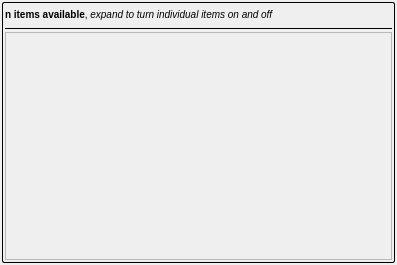
<?xml version="1.0" encoding="UTF-8"?>
<ui version="4.0">
 <class>Form</class>
 <widget class="QWidget" name="Form">
  <property name="geometry">
   <rect>
    <x>0</x>
    <y>0</y>
    <width>397</width>
    <height>265</height>
   </rect>
  </property>
  <property name="windowTitle">
   <string>Form</string>
  </property>
  <layout class="QHBoxLayout" name="horizontalLayout_2">
   <property name="margin">
    <number>2</number>
   </property>
   <item>
    <widget class="QFrame" name="main_frame">
     <property name="styleSheet">
      <string notr="true">#main_frame {
border-style: solid;
border-width: 1;
border-radius: 2px;
}</string>
     </property>
     <property name="frameShape">
      <enum>QFrame::StyledPanel</enum>
     </property>
     <property name="frameShadow">
      <enum>QFrame::Raised</enum>
     </property>
     <layout class="QVBoxLayout" name="verticalLayout" stretch="0,0,1">
      <property name="spacing">
       <number>2</number>
      </property>
      <property name="margin">
       <number>2</number>
      </property>
      <item>
       <layout class="QHBoxLayout" name="horizontalLayout" stretch="1,0">
        <item>
         <widget class="QLabel" name="section_label">
          <property name="styleSheet">
           <string notr="true">#section_label {
font-size: 10px
}</string>
          </property>
          <property name="text">
           <string>&lt;b&gt;n items available&lt;/b&gt;, &lt;i&gt;expand to turn individual items on and off&lt;/i&gt;</string>
          </property>
         </widget>
        </item>
        <item>
         <widget class="QLabel" name="expand_label">
          <property name="minimumSize">
           <size>
            <width>20</width>
            <height>20</height>
           </size>
          </property>
          <property name="baseSize">
           <size>
            <width>20</width>
            <height>20</height>
           </size>
          </property>
          <property name="text">
           <string/>
          </property>
          <property name="pixmap">
           <pixmap resource="resources.qrc">:/res/group_expand.png</pixmap>
          </property>
          <property name="scaledContents">
           <bool>false</bool>
          </property>
          <property name="alignment">
           <set>Qt::AlignCenter</set>
          </property>
         </widget>
        </item>
       </layout>
      </item>
      <item>
       <widget class="Line" name="line">
        <property name="frameShadow">
         <enum>QFrame::Plain</enum>
        </property>
        <property name="orientation">
         <enum>Qt::Horizontal</enum>
        </property>
       </widget>
      </item>
      <item>
       <widget class="QFrame" name="item_frame">
        <property name="frameShape">
         <enum>QFrame::StyledPanel</enum>
        </property>
        <property name="frameShadow">
         <enum>QFrame::Raised</enum>
        </property>
       </widget>
      </item>
     </layout>
    </widget>
   </item>
  </layout>
 </widget>
 <resources>
  <include location="resources.qrc"/>
 </resources>
 <connections/>
</ui>
